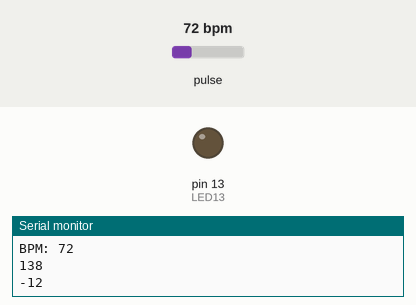
Recording of a sketch running on a simulated Arduino Uno, built with avr-gcc and run on an emulated ATmega328P. Shown: output pins drawn as LEDs (lit = HIGH), the last lines printed to the serial monitor. Dashed ring = blinking. Inputs (shaded band) come from the test bench; at power-on: pulse 72 bpm.

Above: at 1.2 s.
1.3 s: pulse set to 130 bpm
At 1.45 s:
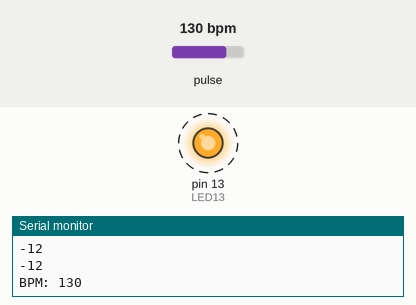
4.3 s: pulse set to 42 bpm
6.9 s: pulse set to 100 bpm
At 7.58 s:
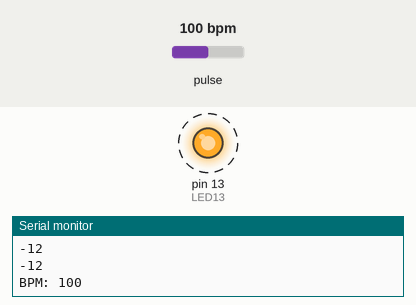
Timing chart, 0 to 15.9 s (numbered marks = the images above; inputs shaded):
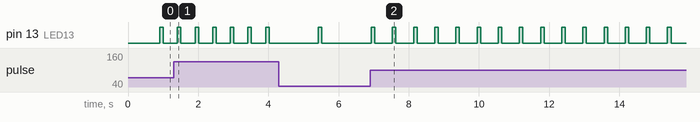

The sketch:

code.ino
```cpp
#include <PulseSensorPlayground.h>

const int PulseWire = A0;       // Pulse Sensor purple wire connected to analog pin A0
const int LED13 = 13;           // The on-board Arduino LED
int Threshold = 550;            // Heartbeat detection threshold

PulseSensorPlayground pulseSensor;

void setup() {
  pinMode(LED13, OUTPUT);

  Serial.begin(9600);

  pulseSensor.analogInput(PulseWire);
  pulseSensor.setThreshold(Threshold);

  // Start the sensor
  if (pulseSensor.begin()) {
    Serial.println("Pulse Sensor ready");
  }
}

void loop() {
  int myBPM = pulseSensor.getBeatsPerMinute();  // Read the BPM
  int signal = pulseSensor.getLatestSample();   // Get the raw sensor data

  // Normalize the signal to a range of -500 to 500
  int baseline = 512;  // Assuming the baseline (resting value) is around 512
  int normalizedSignal = signal - baseline;

  // Send normalized signal to Serial Plotter
  Serial.println(normalizedSignal);

  if (pulseSensor.sawStartOfBeat()) {           // If a heartbeat is detected
    digitalWrite(LED13, HIGH);                  // Blink the LED
    // Optionally print BPM to Serial Monitor (not needed for plot)
    Serial.print("BPM: ");
    Serial.println(myBPM);
  } else {
    digitalWrite(LED13, LOW);                   // Turn off the LED
  }

  delay(100);  // Recommended delay
}
```

Measured:
- after the input at 1.3 s, pin 13 (LED13): alternates HIGH for 0.10 s and LOW for 0.40 s, starting after 0.11 s
- after the input at 6.9 s, pin 13 (LED13): alternates HIGH for 0.10 s and LOW for 0.50 s, starting after 0.64 s
